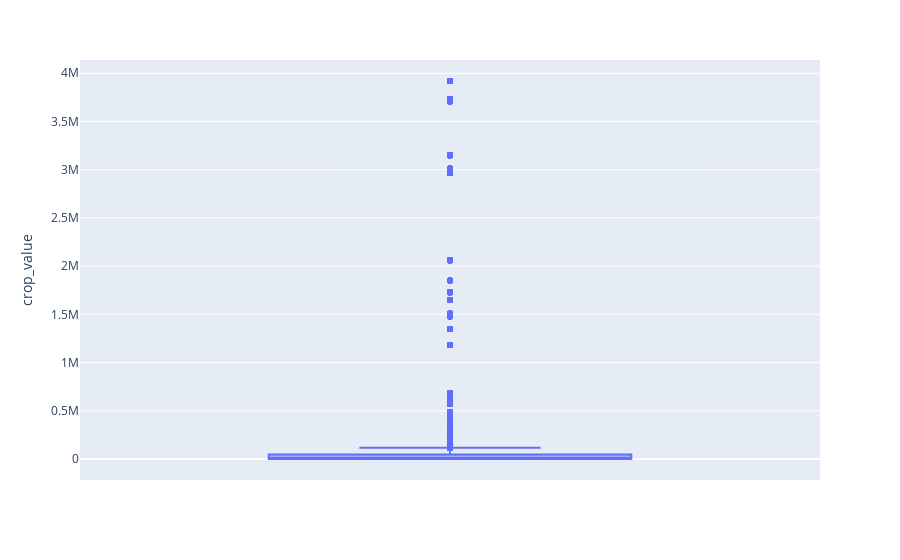

This figure's notebook cell:
### Code cell
import plotly.express as px
fig = px.box(df_irishdata, y='crop_value')
fig.show()

### Figure 1 — Plotly figure (JSON) as saved in the notebook; plotly's stock layout.template omitted (floating-point values rounded to 4 significant figures; data arrays with more than 128 entries replaced by an {"elided": "..."} marker saying what was removed)
{"data": [{"alignmentgroup": "True", "hovertemplate": "crop_value=%{y}<extra></extra>", "legendgroup": "", "marker": {"color": "#636efa"}, "name": "", "notched": false, "offsetgroup": "", "orientation": "v", "showlegend": false, "type": "box", "x0": " ", "xaxis": "x", "y": {"elided": "57660 int values"}, "y0": " ", "yaxis": "y"}], "layout": {"boxmode": "group", "legend": {"tracegroupgap": 0}, "margin": {"t": 60}, "xaxis": {"anchor": "y", "domain": [0, 1]}, "yaxis": {"anchor": "x", "domain": [0, 1], "title": {"text": "crop_value"}}}}
